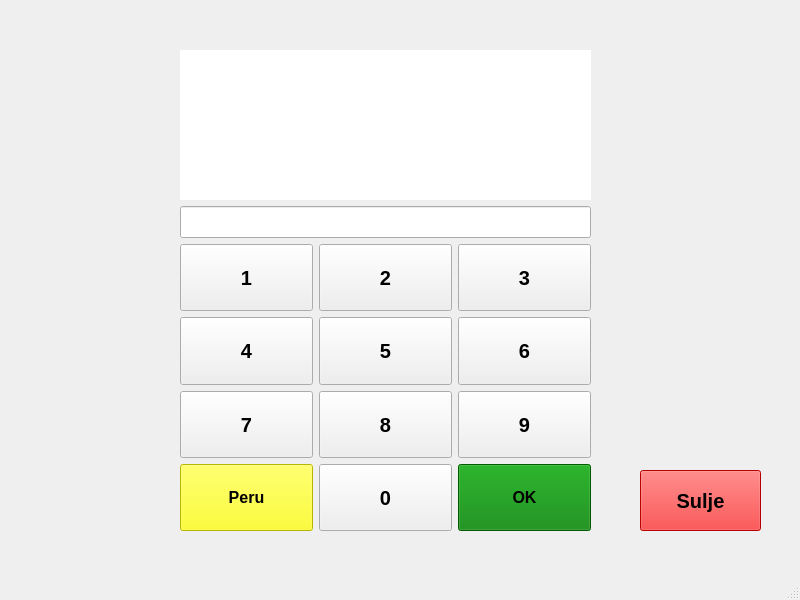
<?xml version="1.0" encoding="UTF-8"?>
<ui version="4.0">
 <class>MainWindow</class>
 <widget class="QMainWindow" name="MainWindow">
  <property name="geometry">
   <rect>
    <x>0</x>
    <y>0</y>
    <width>800</width>
    <height>600</height>
   </rect>
  </property>
  <property name="sizePolicy">
   <sizepolicy hsizetype="Preferred" vsizetype="Preferred">
    <horstretch>0</horstretch>
    <verstretch>0</verstretch>
   </sizepolicy>
  </property>
  <property name="font">
   <font>
    <pointsize>15</pointsize>
   </font>
  </property>
  <property name="windowTitle">
   <string>MainWindow</string>
  </property>
  <property name="windowIcon">
   <iconset theme="0">
    <normaloff>.</normaloff>.</iconset>
  </property>
  <property name="styleSheet">
   <string notr="true"/>
  </property>
  <widget class="QWidget" name="centralwidget">
   <widget class="QPushButton" name="btn_close">
    <property name="geometry">
     <rect>
      <x>640</x>
      <y>470</y>
      <width>121</width>
      <height>61</height>
     </rect>
    </property>
    <property name="font">
     <font>
      <pointsize>15</pointsize>
      <bold>true</bold>
     </font>
    </property>
    <property name="styleSheet">
     <string notr="true">background: red;
color: black</string>
    </property>
    <property name="text">
     <string>Sulje</string>
    </property>
   </widget>
   <widget class="QWidget" name="layoutWidget">
    <property name="geometry">
     <rect>
      <x>180</x>
      <y>50</y>
      <width>411</width>
      <height>481</height>
     </rect>
    </property>
    <layout class="QVBoxLayout" name="verticalLayout">
     <item>
      <widget class="QLabel" name="label_info">
       <property name="minimumSize">
        <size>
         <width>0</width>
         <height>150</height>
        </size>
       </property>
       <property name="font">
        <font>
         <family>Consolas</family>
         <pointsize>12</pointsize>
         <bold>true</bold>
        </font>
       </property>
       <property name="styleSheet">
        <string notr="true">background: white;</string>
       </property>
       <property name="frameShape">
        <enum>QFrame::NoFrame</enum>
       </property>
       <property name="frameShadow">
        <enum>QFrame::Plain</enum>
       </property>
       <property name="text">
        <string/>
       </property>
       <property name="alignment">
        <set>Qt::AlignCenter</set>
       </property>
      </widget>
     </item>
     <item>
      <widget class="QLineEdit" name="lineEdit">
       <property name="font">
        <font>
         <pointsize>15</pointsize>
        </font>
       </property>
       <property name="layoutDirection">
        <enum>Qt::LeftToRight</enum>
       </property>
       <property name="alignment">
        <set>Qt::AlignCenter</set>
       </property>
      </widget>
     </item>
     <item>
      <layout class="QGridLayout" name="gridLayout" rowminimumheight="20,20,20,20">
       <item row="0" column="0">
        <widget class="QPushButton" name="btn_1">
         <property name="sizePolicy">
          <sizepolicy hsizetype="MinimumExpanding" vsizetype="MinimumExpanding">
           <horstretch>0</horstretch>
           <verstretch>0</verstretch>
          </sizepolicy>
         </property>
         <property name="font">
          <font>
           <pointsize>15</pointsize>
           <bold>true</bold>
          </font>
         </property>
         <property name="text">
          <string>1</string>
         </property>
        </widget>
       </item>
       <item row="0" column="1">
        <widget class="QPushButton" name="btn_2">
         <property name="sizePolicy">
          <sizepolicy hsizetype="MinimumExpanding" vsizetype="MinimumExpanding">
           <horstretch>0</horstretch>
           <verstretch>0</verstretch>
          </sizepolicy>
         </property>
         <property name="font">
          <font>
           <pointsize>15</pointsize>
           <bold>true</bold>
          </font>
         </property>
         <property name="text">
          <string>2</string>
         </property>
        </widget>
       </item>
       <item row="0" column="2">
        <widget class="QPushButton" name="btn_3">
         <property name="sizePolicy">
          <sizepolicy hsizetype="MinimumExpanding" vsizetype="MinimumExpanding">
           <horstretch>0</horstretch>
           <verstretch>0</verstretch>
          </sizepolicy>
         </property>
         <property name="font">
          <font>
           <pointsize>15</pointsize>
           <bold>true</bold>
          </font>
         </property>
         <property name="text">
          <string>3</string>
         </property>
        </widget>
       </item>
       <item row="1" column="0">
        <widget class="QPushButton" name="btn_4">
         <property name="sizePolicy">
          <sizepolicy hsizetype="MinimumExpanding" vsizetype="MinimumExpanding">
           <horstretch>0</horstretch>
           <verstretch>0</verstretch>
          </sizepolicy>
         </property>
         <property name="font">
          <font>
           <pointsize>15</pointsize>
           <bold>true</bold>
          </font>
         </property>
         <property name="text">
          <string>4</string>
         </property>
        </widget>
       </item>
       <item row="1" column="1">
        <widget class="QPushButton" name="btn_5">
         <property name="sizePolicy">
          <sizepolicy hsizetype="MinimumExpanding" vsizetype="MinimumExpanding">
           <horstretch>0</horstretch>
           <verstretch>0</verstretch>
          </sizepolicy>
         </property>
         <property name="font">
          <font>
           <pointsize>15</pointsize>
           <bold>true</bold>
          </font>
         </property>
         <property name="text">
          <string>5</string>
         </property>
        </widget>
       </item>
       <item row="1" column="2">
        <widget class="QPushButton" name="btn_6">
         <property name="sizePolicy">
          <sizepolicy hsizetype="MinimumExpanding" vsizetype="MinimumExpanding">
           <horstretch>0</horstretch>
           <verstretch>0</verstretch>
          </sizepolicy>
         </property>
         <property name="font">
          <font>
           <pointsize>15</pointsize>
           <bold>true</bold>
          </font>
         </property>
         <property name="text">
          <string>6</string>
         </property>
        </widget>
       </item>
       <item row="2" column="0">
        <widget class="QPushButton" name="btn_7">
         <property name="sizePolicy">
          <sizepolicy hsizetype="MinimumExpanding" vsizetype="MinimumExpanding">
           <horstretch>0</horstretch>
           <verstretch>0</verstretch>
          </sizepolicy>
         </property>
         <property name="font">
          <font>
           <pointsize>15</pointsize>
           <bold>true</bold>
          </font>
         </property>
         <property name="text">
          <string>7</string>
         </property>
        </widget>
       </item>
       <item row="2" column="1">
        <widget class="QPushButton" name="btn_8">
         <property name="sizePolicy">
          <sizepolicy hsizetype="MinimumExpanding" vsizetype="MinimumExpanding">
           <horstretch>0</horstretch>
           <verstretch>0</verstretch>
          </sizepolicy>
         </property>
         <property name="font">
          <font>
           <pointsize>15</pointsize>
           <bold>true</bold>
          </font>
         </property>
         <property name="text">
          <string>8</string>
         </property>
        </widget>
       </item>
       <item row="2" column="2">
        <widget class="QPushButton" name="btn_9">
         <property name="sizePolicy">
          <sizepolicy hsizetype="MinimumExpanding" vsizetype="MinimumExpanding">
           <horstretch>0</horstretch>
           <verstretch>0</verstretch>
          </sizepolicy>
         </property>
         <property name="font">
          <font>
           <pointsize>15</pointsize>
           <bold>true</bold>
          </font>
         </property>
         <property name="text">
          <string>9</string>
         </property>
        </widget>
       </item>
       <item row="3" column="0">
        <widget class="QPushButton" name="btn_clear">
         <property name="sizePolicy">
          <sizepolicy hsizetype="MinimumExpanding" vsizetype="MinimumExpanding">
           <horstretch>0</horstretch>
           <verstretch>0</verstretch>
          </sizepolicy>
         </property>
         <property name="font">
          <font>
           <pointsize>12</pointsize>
           <bold>true</bold>
          </font>
         </property>
         <property name="styleSheet">
          <string notr="true">background: yellow;
color: black</string>
         </property>
         <property name="text">
          <string>Peru</string>
         </property>
        </widget>
       </item>
       <item row="3" column="1">
        <widget class="QPushButton" name="btn_0">
         <property name="sizePolicy">
          <sizepolicy hsizetype="MinimumExpanding" vsizetype="MinimumExpanding">
           <horstretch>0</horstretch>
           <verstretch>0</verstretch>
          </sizepolicy>
         </property>
         <property name="font">
          <font>
           <pointsize>15</pointsize>
           <bold>true</bold>
          </font>
         </property>
         <property name="text">
          <string>0</string>
         </property>
        </widget>
       </item>
       <item row="3" column="2">
        <widget class="QPushButton" name="btn_ok">
         <property name="sizePolicy">
          <sizepolicy hsizetype="MinimumExpanding" vsizetype="MinimumExpanding">
           <horstretch>0</horstretch>
           <verstretch>0</verstretch>
          </sizepolicy>
         </property>
         <property name="font">
          <font>
           <pointsize>12</pointsize>
           <bold>true</bold>
          </font>
         </property>
         <property name="styleSheet">
          <string notr="true">background: green;
color: black</string>
         </property>
         <property name="text">
          <string>OK</string>
         </property>
        </widget>
       </item>
      </layout>
     </item>
    </layout>
   </widget>
  </widget>
  <widget class="QMenuBar" name="menubar">
   <property name="geometry">
    <rect>
     <x>0</x>
     <y>0</y>
     <width>800</width>
     <height>32</height>
    </rect>
   </property>
  </widget>
  <widget class="QStatusBar" name="statusbar"/>
 </widget>
 <resources/>
 <connections/>
</ui>
